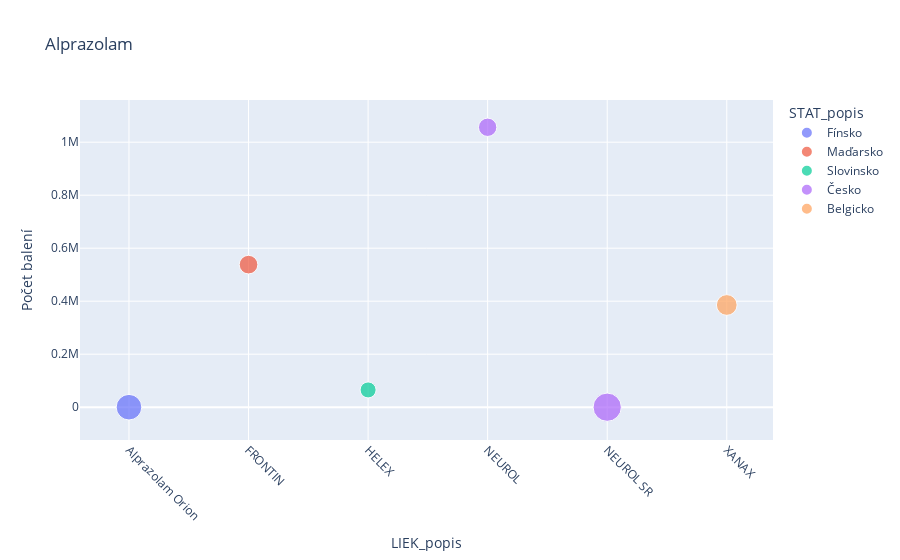

Notebook cell for this chart:
### Code cell
fig = px.scatter(alprazolam, x='LIEK_popis', y='Počet balení', size='Cena úhrada_PAC/bal', color='STAT_popis', title='Alprazolam')
fig.update_xaxes(tickangle=45)
fig.show()

### Figure 1 — Plotly figure (JSON) as saved in the notebook; plotly's stock layout.template omitted (floating-point values rounded to 4 significant figures)
{"data": [{"hovertemplate": "STAT_popis=Fínsko<br>LIEK_popis=%{x}<br>Počet balení=%{y}<br>Cena úhrada_PAC/bal=%{marker.size}<extra></extra>", "legendgroup": "Fínsko", "marker": {"color": "#636efa", "size": [2.57], "sizemode": "area", "sizeref": 0.007825, "symbol": "circle"}, "mode": "markers", "name": "Fínsko", "orientation": "v", "showlegend": true, "type": "scatter", "x": ["Alprazolam Orion"], "xaxis": "x", "y": [2], "yaxis": "y"}, {"hovertemplate": "STAT_popis=Maďarsko<br>LIEK_popis=%{x}<br>Počet balení=%{y}<br>Cena úhrada_PAC/bal=%{marker.size}<extra></extra>", "legendgroup": "Maďarsko", "marker": {"color": "#EF553B", "size": [1.36], "sizemode": "area", "sizeref": 0.007825, "symbol": "circle"}, "mode": "markers", "name": "Maďarsko", "orientation": "v", "showlegend": true, "type": "scatter", "x": ["FRONTIN"], "xaxis": "x", "y": [538000.0], "yaxis": "y"}, {"hovertemplate": "STAT_popis=Slovinsko<br>LIEK_popis=%{x}<br>Počet balení=%{y}<br>Cena úhrada_PAC/bal=%{marker.size}<extra></extra>", "legendgroup": "Slovinsko", "marker": {"color": "#00cc96", "size": [1.004], "sizemode": "area", "sizeref": 0.007825, "symbol": "circle"}, "mode": "markers", "name": "Slovinsko", "orientation": "v", "showlegend": true, "type": "scatter", "x": ["HELEX"], "xaxis": "x", "y": [65145], "yaxis": "y"}, {"hovertemplate": "STAT_popis=Česko<br>LIEK_popis=%{x}<br>Počet balení=%{y}<br>Cena úhrada_PAC/bal=%{marker.size}<extra></extra>", "legendgroup": "Česko", "marker": {"color": "#ab63fa", "size": [1.321, 3.13], "sizemode": "area", "sizeref": 0.007825, "symbol": "circle"}, "mode": "markers", "name": "Česko", "orientation": "v", "showlegend": true, "type": "scatter", "x": ["NEUROL", "NEUROL SR"], "xaxis": "x", "y": [1056000.0, 2], "yaxis": "y"}, {"hovertemplate": "STAT_popis=Belgicko<br>LIEK_popis=%{x}<br>Počet balení=%{y}<br>Cena úhrada_PAC/bal=%{marker.size}<extra></extra>", "legendgroup": "Belgicko", "marker": {"color": "#FFA15A", "size": [1.678], "sizemode": "area", "sizeref": 0.007825, "symbol": "circle"}, "mode": "markers", "name": "Belgicko", "orientation": "v", "showlegend": true, "type": "scatter", "x": ["XANAX"], "xaxis": "x", "y": [385700.0], "yaxis": "y"}], "layout": {"legend": {"itemsizing": "constant", "title": {"text": "STAT_popis"}, "tracegroupgap": 0}, "title": {"text": "Alprazolam"}, "xaxis": {"anchor": "y", "domain": [0, 1], "tickangle": 45, "title": {"text": "LIEK_popis"}}, "yaxis": {"anchor": "x", "domain": [0, 1], "title": {"text": "Počet balení"}}}}
